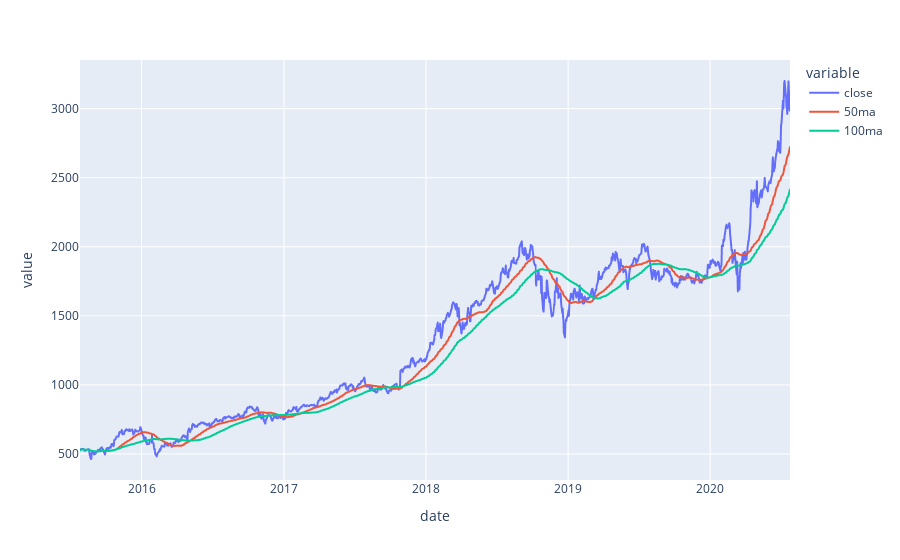

The notebook cell this image was saved under:
### Code cell
# Create a plotly express line plot 

# First, manipulate the original amzn_df using the pd.melt function
amzn_new_df = pd.melt(amzn_df, id_vars=['date'], value_vars=['close', '50ma', '100ma'])

# Plot the px line figure 
amzn_pxlineplot = px.line(amzn_new_df, 
                          x='date', 
                          y='value', 
                          color='variable')

amzn_pxlineplot.show()

### Figure 1 — Plotly figure (JSON) as saved in the notebook; plotly's stock layout.template omitted (floating-point values rounded to 4 significant figures; data arrays with more than 128 entries replaced by an {"elided": "..."} marker saying what was removed)
{"data": [{"hovertemplate": "variable=close<br>date=%{x}<br>value=%{y}<extra></extra>", "legendgroup": "close", "line": {"color": "#636efa", "dash": "solid"}, "mode": "lines", "name": "close", "showlegend": true, "type": "scattergl", "x": {"elided": "1259 str values"}, "xaxis": "x", "y": {"elided": "1259 float values"}, "yaxis": "y"}, {"hovertemplate": "variable=50ma<br>date=%{x}<br>value=%{y}<extra></extra>", "legendgroup": "50ma", "line": {"color": "#EF553B", "dash": "solid"}, "mode": "lines", "name": "50ma", "showlegend": true, "type": "scattergl", "x": {"elided": "1259 str values"}, "xaxis": "x", "y": {"elided": "1259 float values"}, "yaxis": "y"}, {"hovertemplate": "variable=100ma<br>date=%{x}<br>value=%{y}<extra></extra>", "legendgroup": "100ma", "line": {"color": "#00cc96", "dash": "solid"}, "mode": "lines", "name": "100ma", "showlegend": true, "type": "scattergl", "x": {"elided": "1259 str values"}, "xaxis": "x", "y": {"elided": "1259 float values"}, "yaxis": "y"}], "layout": {"autosize": true, "legend": {"title": {"text": "variable"}, "tracegroupgap": 0}, "margin": {"t": 60}, "xaxis": {"anchor": "y", "autorange": true, "domain": [0, 1], "range": ["2015-07-27", "2020-07-24"], "title": {"text": "date"}, "type": "date"}, "yaxis": {"anchor": "x", "autorange": true, "domain": [0, 1], "range": [311.3, 3352.0], "title": {"text": "value"}, "type": "linear"}}}
